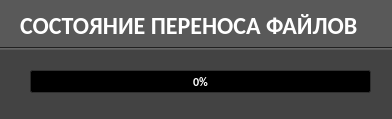
<?xml version="1.0" encoding="UTF-8"?>
<ui version="4.0">
 <class>Progress_Bar_Widget</class>
 <widget class="QMainWindow" name="Progress_Bar_Widget">
  <property name="geometry">
   <rect>
    <x>0</x>
    <y>0</y>
    <width>392</width>
    <height>119</height>
   </rect>
  </property>
  <property name="palette">
   <palette>
    <active>
     <colorrole role="WindowText">
      <brush brushstyle="SolidPattern">
       <color alpha="255">
        <red>255</red>
        <green>255</green>
        <blue>255</blue>
       </color>
      </brush>
     </colorrole>
     <colorrole role="Button">
      <brush brushstyle="SolidPattern">
       <color alpha="255">
        <red>67</red>
        <green>67</green>
        <blue>67</blue>
       </color>
      </brush>
     </colorrole>
     <colorrole role="Light">
      <brush brushstyle="SolidPattern">
       <color alpha="255">
        <red>100</red>
        <green>100</green>
        <blue>100</blue>
       </color>
      </brush>
     </colorrole>
     <colorrole role="Midlight">
      <brush brushstyle="SolidPattern">
       <color alpha="255">
        <red>83</red>
        <green>83</green>
        <blue>83</blue>
       </color>
      </brush>
     </colorrole>
     <colorrole role="Dark">
      <brush brushstyle="SolidPattern">
       <color alpha="255">
        <red>33</red>
        <green>33</green>
        <blue>33</blue>
       </color>
      </brush>
     </colorrole>
     <colorrole role="Mid">
      <brush brushstyle="SolidPattern">
       <color alpha="255">
        <red>44</red>
        <green>44</green>
        <blue>44</blue>
       </color>
      </brush>
     </colorrole>
     <colorrole role="Text">
      <brush brushstyle="SolidPattern">
       <color alpha="255">
        <red>255</red>
        <green>255</green>
        <blue>255</blue>
       </color>
      </brush>
     </colorrole>
     <colorrole role="BrightText">
      <brush brushstyle="SolidPattern">
       <color alpha="255">
        <red>255</red>
        <green>255</green>
        <blue>255</blue>
       </color>
      </brush>
     </colorrole>
     <colorrole role="ButtonText">
      <brush brushstyle="SolidPattern">
       <color alpha="255">
        <red>255</red>
        <green>255</green>
        <blue>255</blue>
       </color>
      </brush>
     </colorrole>
     <colorrole role="Base">
      <brush brushstyle="SolidPattern">
       <color alpha="255">
        <red>0</red>
        <green>0</green>
        <blue>0</blue>
       </color>
      </brush>
     </colorrole>
     <colorrole role="Window">
      <brush brushstyle="SolidPattern">
       <color alpha="255">
        <red>67</red>
        <green>67</green>
        <blue>67</blue>
       </color>
      </brush>
     </colorrole>
     <colorrole role="Shadow">
      <brush brushstyle="SolidPattern">
       <color alpha="255">
        <red>0</red>
        <green>0</green>
        <blue>0</blue>
       </color>
      </brush>
     </colorrole>
     <colorrole role="AlternateBase">
      <brush brushstyle="SolidPattern">
       <color alpha="255">
        <red>33</red>
        <green>33</green>
        <blue>33</blue>
       </color>
      </brush>
     </colorrole>
     <colorrole role="ToolTipBase">
      <brush brushstyle="SolidPattern">
       <color alpha="255">
        <red>255</red>
        <green>255</green>
        <blue>220</blue>
       </color>
      </brush>
     </colorrole>
     <colorrole role="ToolTipText">
      <brush brushstyle="SolidPattern">
       <color alpha="255">
        <red>0</red>
        <green>0</green>
        <blue>0</blue>
       </color>
      </brush>
     </colorrole>
    </active>
    <inactive>
     <colorrole role="WindowText">
      <brush brushstyle="SolidPattern">
       <color alpha="255">
        <red>255</red>
        <green>255</green>
        <blue>255</blue>
       </color>
      </brush>
     </colorrole>
     <colorrole role="Button">
      <brush brushstyle="SolidPattern">
       <color alpha="255">
        <red>67</red>
        <green>67</green>
        <blue>67</blue>
       </color>
      </brush>
     </colorrole>
     <colorrole role="Light">
      <brush brushstyle="SolidPattern">
       <color alpha="255">
        <red>100</red>
        <green>100</green>
        <blue>100</blue>
       </color>
      </brush>
     </colorrole>
     <colorrole role="Midlight">
      <brush brushstyle="SolidPattern">
       <color alpha="255">
        <red>83</red>
        <green>83</green>
        <blue>83</blue>
       </color>
      </brush>
     </colorrole>
     <colorrole role="Dark">
      <brush brushstyle="SolidPattern">
       <color alpha="255">
        <red>33</red>
        <green>33</green>
        <blue>33</blue>
       </color>
      </brush>
     </colorrole>
     <colorrole role="Mid">
      <brush brushstyle="SolidPattern">
       <color alpha="255">
        <red>44</red>
        <green>44</green>
        <blue>44</blue>
       </color>
      </brush>
     </colorrole>
     <colorrole role="Text">
      <brush brushstyle="SolidPattern">
       <color alpha="255">
        <red>255</red>
        <green>255</green>
        <blue>255</blue>
       </color>
      </brush>
     </colorrole>
     <colorrole role="BrightText">
      <brush brushstyle="SolidPattern">
       <color alpha="255">
        <red>255</red>
        <green>255</green>
        <blue>255</blue>
       </color>
      </brush>
     </colorrole>
     <colorrole role="ButtonText">
      <brush brushstyle="SolidPattern">
       <color alpha="255">
        <red>255</red>
        <green>255</green>
        <blue>255</blue>
       </color>
      </brush>
     </colorrole>
     <colorrole role="Base">
      <brush brushstyle="SolidPattern">
       <color alpha="255">
        <red>0</red>
        <green>0</green>
        <blue>0</blue>
       </color>
      </brush>
     </colorrole>
     <colorrole role="Window">
      <brush brushstyle="SolidPattern">
       <color alpha="255">
        <red>67</red>
        <green>67</green>
        <blue>67</blue>
       </color>
      </brush>
     </colorrole>
     <colorrole role="Shadow">
      <brush brushstyle="SolidPattern">
       <color alpha="255">
        <red>0</red>
        <green>0</green>
        <blue>0</blue>
       </color>
      </brush>
     </colorrole>
     <colorrole role="AlternateBase">
      <brush brushstyle="SolidPattern">
       <color alpha="255">
        <red>33</red>
        <green>33</green>
        <blue>33</blue>
       </color>
      </brush>
     </colorrole>
     <colorrole role="ToolTipBase">
      <brush brushstyle="SolidPattern">
       <color alpha="255">
        <red>255</red>
        <green>255</green>
        <blue>220</blue>
       </color>
      </brush>
     </colorrole>
     <colorrole role="ToolTipText">
      <brush brushstyle="SolidPattern">
       <color alpha="255">
        <red>0</red>
        <green>0</green>
        <blue>0</blue>
       </color>
      </brush>
     </colorrole>
    </inactive>
    <disabled>
     <colorrole role="WindowText">
      <brush brushstyle="SolidPattern">
       <color alpha="255">
        <red>33</red>
        <green>33</green>
        <blue>33</blue>
       </color>
      </brush>
     </colorrole>
     <colorrole role="Button">
      <brush brushstyle="SolidPattern">
       <color alpha="255">
        <red>67</red>
        <green>67</green>
        <blue>67</blue>
       </color>
      </brush>
     </colorrole>
     <colorrole role="Light">
      <brush brushstyle="SolidPattern">
       <color alpha="255">
        <red>100</red>
        <green>100</green>
        <blue>100</blue>
       </color>
      </brush>
     </colorrole>
     <colorrole role="Midlight">
      <brush brushstyle="SolidPattern">
       <color alpha="255">
        <red>83</red>
        <green>83</green>
        <blue>83</blue>
       </color>
      </brush>
     </colorrole>
     <colorrole role="Dark">
      <brush brushstyle="SolidPattern">
       <color alpha="255">
        <red>33</red>
        <green>33</green>
        <blue>33</blue>
       </color>
      </brush>
     </colorrole>
     <colorrole role="Mid">
      <brush brushstyle="SolidPattern">
       <color alpha="255">
        <red>44</red>
        <green>44</green>
        <blue>44</blue>
       </color>
      </brush>
     </colorrole>
     <colorrole role="Text">
      <brush brushstyle="SolidPattern">
       <color alpha="255">
        <red>33</red>
        <green>33</green>
        <blue>33</blue>
       </color>
      </brush>
     </colorrole>
     <colorrole role="BrightText">
      <brush brushstyle="SolidPattern">
       <color alpha="255">
        <red>255</red>
        <green>255</green>
        <blue>255</blue>
       </color>
      </brush>
     </colorrole>
     <colorrole role="ButtonText">
      <brush brushstyle="SolidPattern">
       <color alpha="255">
        <red>33</red>
        <green>33</green>
        <blue>33</blue>
       </color>
      </brush>
     </colorrole>
     <colorrole role="Base">
      <brush brushstyle="SolidPattern">
       <color alpha="255">
        <red>67</red>
        <green>67</green>
        <blue>67</blue>
       </color>
      </brush>
     </colorrole>
     <colorrole role="Window">
      <brush brushstyle="SolidPattern">
       <color alpha="255">
        <red>67</red>
        <green>67</green>
        <blue>67</blue>
       </color>
      </brush>
     </colorrole>
     <colorrole role="Shadow">
      <brush brushstyle="SolidPattern">
       <color alpha="255">
        <red>0</red>
        <green>0</green>
        <blue>0</blue>
       </color>
      </brush>
     </colorrole>
     <colorrole role="AlternateBase">
      <brush brushstyle="SolidPattern">
       <color alpha="255">
        <red>67</red>
        <green>67</green>
        <blue>67</blue>
       </color>
      </brush>
     </colorrole>
     <colorrole role="ToolTipBase">
      <brush brushstyle="SolidPattern">
       <color alpha="255">
        <red>255</red>
        <green>255</green>
        <blue>220</blue>
       </color>
      </brush>
     </colorrole>
     <colorrole role="ToolTipText">
      <brush brushstyle="SolidPattern">
       <color alpha="255">
        <red>0</red>
        <green>0</green>
        <blue>0</blue>
       </color>
      </brush>
     </colorrole>
    </disabled>
   </palette>
  </property>
  <property name="windowTitle">
   <string>MainWindow</string>
  </property>
  <widget class="QWidget" name="centralwidget">
   <widget class="QProgressBar" name="progressBar">
    <property name="geometry">
     <rect>
      <x>30</x>
      <y>70</y>
      <width>341</width>
      <height>23</height>
     </rect>
    </property>
    <property name="font">
     <font>
      <family>Calibri</family>
      <weight>75</weight>
      <bold>true</bold>
     </font>
    </property>
    <property name="autoFillBackground">
     <bool>false</bool>
    </property>
    <property name="value">
     <number>0</number>
    </property>
    <property name="textVisible">
     <bool>true</bool>
    </property>
    <property name="invertedAppearance">
     <bool>false</bool>
    </property>
   </widget>
   <widget class="Line" name="line_4">
    <property name="geometry">
     <rect>
      <x>-300</x>
      <y>-70</y>
      <width>991</width>
      <height>141</height>
     </rect>
    </property>
    <property name="styleSheet">
     <string notr="true">color:rgb(89, 89, 89)</string>
    </property>
    <property name="frameShadow">
     <enum>QFrame::Plain</enum>
    </property>
    <property name="lineWidth">
     <number>100</number>
    </property>
    <property name="orientation">
     <enum>Qt::Horizontal</enum>
    </property>
   </widget>
   <widget class="Line" name="line_2">
    <property name="geometry">
     <rect>
      <x>-50</x>
      <y>40</y>
      <width>821</width>
      <height>16</height>
     </rect>
    </property>
    <property name="orientation">
     <enum>Qt::Horizontal</enum>
    </property>
   </widget>
   <widget class="QLabel" name="label">
    <property name="geometry">
     <rect>
      <x>20</x>
      <y>0</y>
      <width>361</width>
      <height>51</height>
     </rect>
    </property>
    <property name="font">
     <font>
      <family>Calibri</family>
      <pointsize>18</pointsize>
      <weight>75</weight>
      <bold>true</bold>
     </font>
    </property>
    <property name="text">
     <string>СОСТОЯНИЕ ПЕРЕНОСА ФАЙЛОВ</string>
    </property>
   </widget>
  </widget>
 </widget>
 <resources/>
 <connections/>
</ui>
